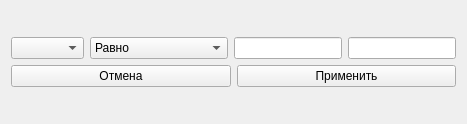
<?xml version="1.0" encoding="UTF-8"?>
<ui version="4.0">
 <class>select_window</class>
 <widget class="QWidget" name="select_window">
  <property name="geometry">
   <rect>
    <x>0</x>
    <y>0</y>
    <width>467</width>
    <height>124</height>
   </rect>
  </property>
  <property name="windowTitle">
   <string>Установить фильтр</string>
  </property>
  <layout class="QGridLayout" name="gridLayout">
   <item row="0" column="0">
    <layout class="QVBoxLayout" name="verticalLayout">
     <item>
      <layout class="QHBoxLayout" name="horizontalLayout">
       <item>
        <widget class="QComboBox" name="comboBox_selectColumn">
         <property name="sizePolicy">
          <sizepolicy hsizetype="Expanding" vsizetype="Fixed">
           <horstretch>0</horstretch>
           <verstretch>0</verstretch>
          </sizepolicy>
         </property>
        </widget>
       </item>
       <item>
        <widget class="QComboBox" name="comboBox_select_rovno">
         <property name="currentText">
          <string>Равно</string>
         </property>
         <property name="currentIndex">
          <number>0</number>
         </property>
         <item>
          <property name="text">
           <string>Равно</string>
          </property>
         </item>
         <item>
          <property name="text">
           <string>Не равно</string>
          </property>
         </item>
         <item>
          <property name="text">
           <string>Меньше</string>
          </property>
         </item>
         <item>
          <property name="text">
           <string>Меньше или равно</string>
          </property>
         </item>
         <item>
          <property name="text">
           <string>Больше</string>
          </property>
         </item>
         <item>
          <property name="text">
           <string>Больше или равно</string>
          </property>
         </item>
         <item>
          <property name="text">
           <string>Содержит</string>
          </property>
         </item>
         <item>
          <property name="text">
           <string>Не содержит</string>
          </property>
         </item>
         <item>
          <property name="text">
           <string>Между</string>
          </property>
         </item>
         <item>
          <property name="text">
           <string>Вне диапозона</string>
          </property>
         </item>
        </widget>
       </item>
       <item>
        <widget class="QLineEdit" name="lineEdit"/>
       </item>
       <item>
        <widget class="QLineEdit" name="lineEdit_2"/>
       </item>
      </layout>
     </item>
     <item>
      <layout class="QHBoxLayout" name="horizontalLayout_2">
       <item>
        <widget class="QPushButton" name="pushButton_cancel">
         <property name="text">
          <string>Отмена</string>
         </property>
        </widget>
       </item>
       <item>
        <widget class="QPushButton" name="pushButton_select">
         <property name="text">
          <string>Применить</string>
         </property>
        </widget>
       </item>
      </layout>
     </item>
    </layout>
   </item>
  </layout>
 </widget>
 <tabstops>
  <tabstop>comboBox_select_rovno</tabstop>
  <tabstop>lineEdit</tabstop>
  <tabstop>pushButton_select</tabstop>
  <tabstop>pushButton_cancel</tabstop>
  <tabstop>comboBox_selectColumn</tabstop>
 </tabstops>
 <resources/>
 <connections/>
</ui>
